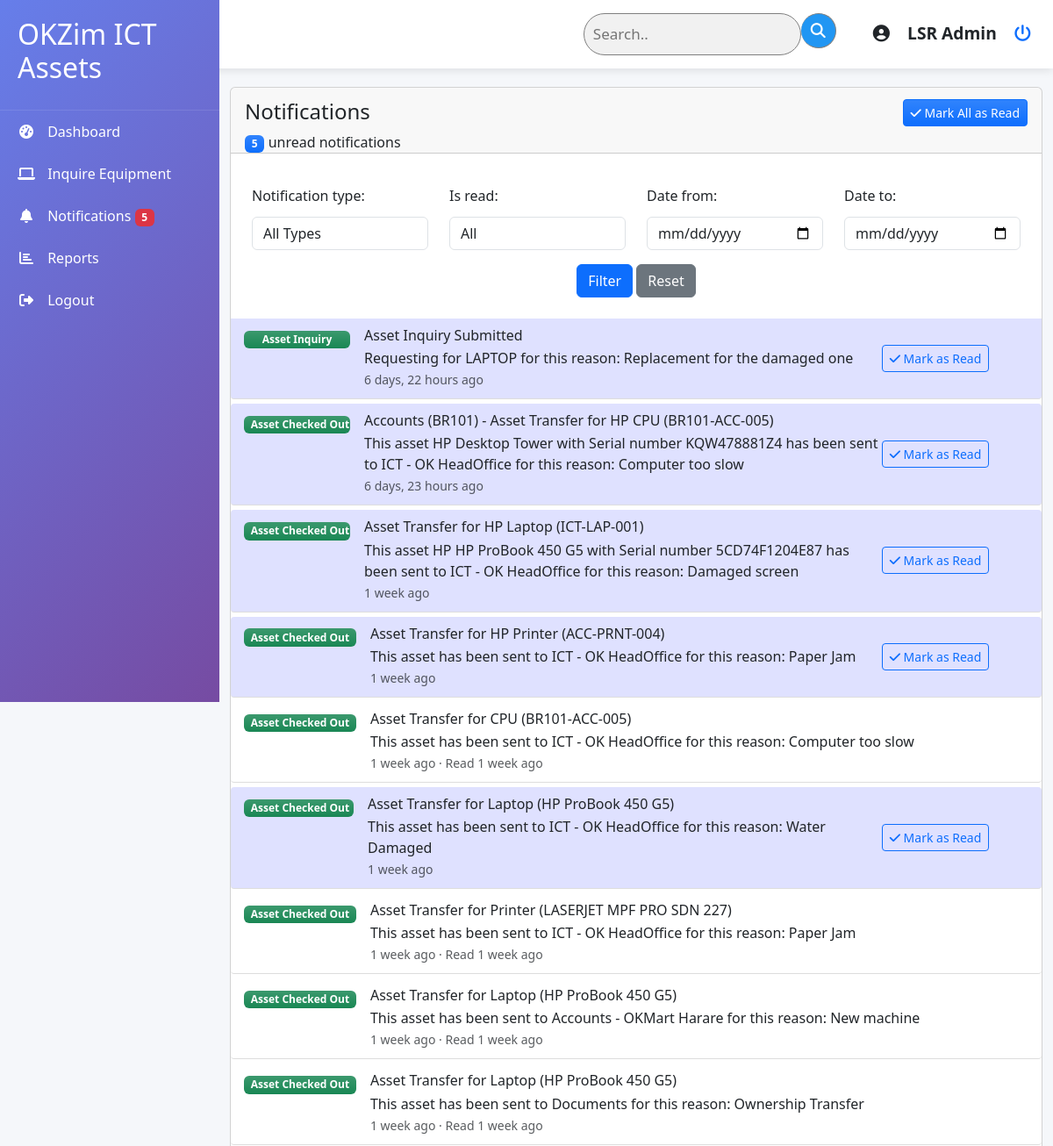
The app's page /asset_management/notifications/ (signed in, upper part), older data.
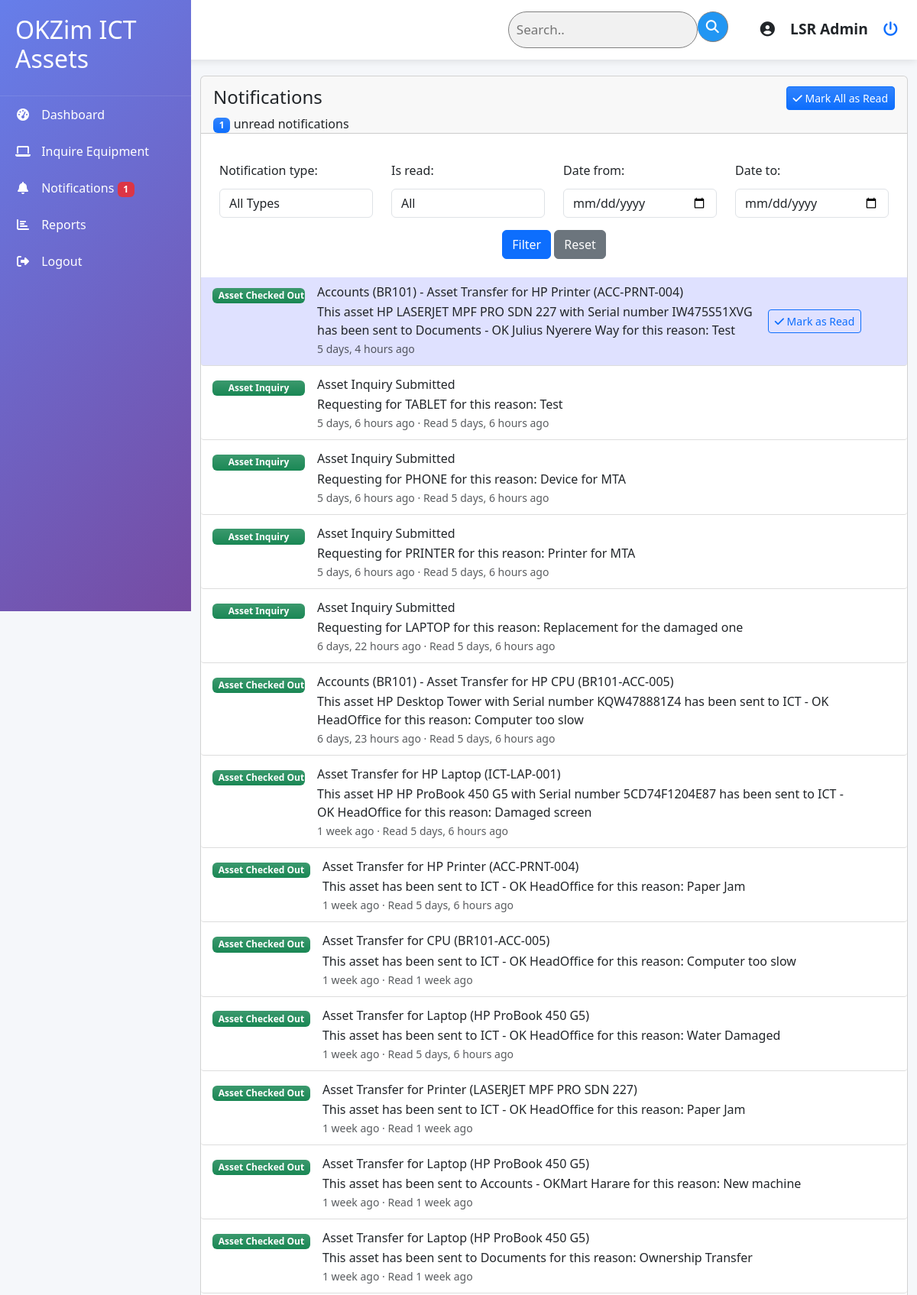
The same page, newer data.
### asset_management/models.py (models this page shows, shortened)
class Notification(models.Model):
    NOTIFICATION_TYPES = [
        ('ASSET_INQUIRY', 'Asset Inquiry'),
        ('ASSET_UPDATED', 'Asset Updated'),
        ('ASSET_DELETED', 'Asset Deleted'),
        ('MAINTENANCE_DUE', 'Maintenance Due'),
        ('MAINTENANCE_COMPLETED', 'Maintenance Completed'),
        ('ASSET_CHECKOUT', 'Asset Checked Out'),
        ('ASSET_CHECKIN', 'Asset Checked In'),
        ('SYSTEM_ALERT', 'System Alert'),
    ]
    recipient = models.ForeignKey(User, on_delete=models.CASCADE, related_name='notifications')
    sender = models.ForeignKey(User, on_delete=models.SET_NULL, null=True, blank=True, related_name='sent_notifications')
    notification_type = models.CharField(max_length=50, choices=NOTIFICATION_TYPES)
    title = models.CharField(max_length=200)
    message = models.TextField()
    related_object_id = models.PositiveIntegerField(null=True, blank=True)
    related_content_type = models.ForeignKey(
        'contenttypes.ContentType',
        on_delete=models.SET_NULL,
        null=True,
        blank=True
    )
    is_read = models.BooleanField(default=False)
    created_at = models.DateTimeField(auto_now_add=True)
    read_at = models.DateTimeField(null=True, blank=True)
    class Meta:
        ordering = ['-created_at']
        verbose_name = 'Notification'
        verbose_name_plural = 'Notifications'

### asset_management/views.py (the view, shortened to what this page needs)
# urls.py: path('asset_management/notifications/', views.notifications_list, name='notifications_list'),
@login_required
def notifications_list(request):
    notifications = Notification.objects.filter(recipient=request.user)
    form = NotificationFilterForm(request.GET or None)
    paginator = Paginator(notifications, 20)  # Show 20 notifications per page
    page_number = request.GET.get("page")
    page_obj = paginator.get_page(page_number)
    context = {
        "page_obj": page_obj,
        "form": form,
        "unread_count": Notification.objects.filter(
            recipient=request.user, is_read=False
        ).count(),
    }
    return render(request, "notifications/list.html", context)

### asset_management/forms.py
class NotificationFilterForm(forms.Form):
    notification_type = forms.ChoiceField(
        choices=[("", "All Types")] + Notification.NOTIFICATION_TYPES,
        required=False,
        widget=forms.Select(attrs={"class": "form-control"}),
    )
    is_read = forms.ChoiceField(
        choices=[("", "All"), ("read", "Read"), ("unread", "Unread")],
        required=False,
        widget=forms.Select(attrs={"class": "form-control"}),
    )
    date_from = forms.DateField(
        required=False,
        widget=forms.DateInput(attrs={"type": "date", "class": "form-control"}),
    )
    date_to = forms.DateField(
        required=False,
        widget=forms.DateInput(attrs={"type": "date", "class": "form-control"}),
    )

### asset_management/templates/notifications/list.html (shortened to what the changed rows need)
{% extends 'base.html' %}
{% load static %}
{% block content %}
<div class="container-fluid py-4">
    <div class="row">
        <div class="col-12">
            <div class="card mb-4">
                <div class="card-header pb-0">
                    <div class="row">
                        <div class="col-6">
                            <p class="text-sm mb-0">
                                <span class="badge bg-primary bg-gradient">{{ unread_count }}</span>
                                unread notifications
                            </p>
                        </div>
                    </div>
                </div>
                <div class="card-body px-0 pt-0 pb-2">
                    <div class="table-responsive p-0">
                        {% if page_obj.object_list %}
                        <ul class="list-group list-group-flush">
                            {% for notification in page_obj %}
                            <li class="list-group-item {% if not notification.is_read %}unread{% endif %}">
                                <div class="d-flex align-items-center" style="width: 95%;">
                                    <div class="d-flex">
                                        <div class="me-3 min-width-121">
                                            <span class="badge bg-gradient bg-success w-100 text-center">
                                                {{ notification.get_notification_type_display }}
                                            </span>
                                        </div>
                                        <div>
                                            <h6 class="mb-1">{{ notification.title }}</h6>
                                            <p class="text-sm mb-0">{{ notification.message }}</p>
                                            <small class="text-muted">
                                                {{ notification.created_at|timesince }} ago
                                                {% if notification.is_read %}
                                                · Read {{ notification.read_at|timesince }} ago
                                                {% endif %}
                                            </small>
                                        </div>
                                    </div>
                                    {% if not notification.is_read %}
                                    <div class="ms-auto">
                                        <button class="btn btn-sm btn-outline-primary mark-as-read text-nowrap"
                                            data-notification-id="{{ notification.id }}">
                                            <i class="fa fa-check"></i>
                                            Mark as Read
                                        </button>
                                    </div>
                                    {% endif %}
                                </div>
                            </li>
                            {% endfor %}
                        </ul>
                        {% else %}
                        <div class="text-center py-4">
                            <p class="text-muted">No notifications found.</p>
                        </div>
                        {% endif %}
                    </div>
                </div>
            </div>
        </div>
    </div>
</div>
{% endblock %}

Row changes from the older to the newer data that the page shows:
added Notification: notification_type "Asset Checked Out", title "Accounts (BR101) - Asset Transfer for HP Printer (ACC-PRNT-004)", message "This asset HP LASERJET MPF PRO SDN 227 with Serial number IW475S51XVG has been sent to Documents - OK Julius Nyerere Way for this reason: Test", created_at "5 days, 4 hours", is_read False (drawn)
added Notification: notification_type "Asset Inquiry", title "Asset Inquiry Submitted", message "Requesting for TABLET for this reason: Test", created_at "5 days, 6 hours", read_at "5 days, 6 hours"
added Notification: notification_type "Asset Inquiry", title "Asset Inquiry Submitted", message "Requesting for PHONE for this reason: Device for MTA", created_at "5 days, 6 hours", read_at "5 days, 6 hours"
added Notification: notification_type "Asset Inquiry", title "Asset Inquiry Submitted", message "Requesting for PRINTER for this reason: Printer for MTA", created_at "5 days, 6 hours", read_at "5 days, 6 hours"
changed Notification "Requesting for LAPTOP for this reason: Replacement for the damaged one": read_at (not shown) → "5 days, 6 hours"; is_read "Mark as Read" → "· Read ago"
changed Notification "Accounts (BR101) - Asset Transfer for HP CPU (BR101-ACC-005)": read_at (not shown) → "5 days, 6 hours"; is_read "Mark as Read" → "· Read ago"
changed Notification "Asset Transfer for HP Laptop (ICT-LAP-001)": read_at (not shown) → "5 days, 6 hours"; is_read "Mark as Read" → "· Read ago"
changed Notification "Asset Transfer for HP Printer (ACC-PRNT-004)": read_at (not shown) → "5 days, 6 hours"; is_read "Mark as Read" → "· Read ago"
changed Notification "This asset has been sent to ICT - OK HeadOffice for this reason: Water Damaged": read_at (not shown) → "5 days, 6 hours"; is_read "Mark as Read" → "· Read ago"
Text that changed along with them:
{{ unread_count }}: "5" → "1"
